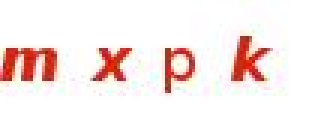
#> input picture vm_dump/new300/c215.png, 110 x 40 px (shown 3 times larger)
$ python _qa_c215.py
#> lines starting #> are read from the running program, lines starting #| are printed output that depends on the picture; after the words box and inside, x2 and y2 are one past the last pixel; in counts of white or black regions, pixels touching at a corner belong together
import os as _os
import sys as _sys
_REPO = _os.environ.get("PROD_WS") or _os.path.dirname(
    _os.path.dirname(_os.path.dirname(_os.path.abspath(__file__))))
_VD = _os.path.join(_REPO, "vm_dump")
_HERE = _os.path.dirname(_os.path.abspath(__file__))
_NODE_BIN = _os.environ.get("NODE_BIN") or "node"
_PY_BIN = _os.environ.get("PY_BIN") or _sys.executable

# -*- coding: utf-8 -*-
"""c215 高倍放大核查：真值 mxpk（4字母）vs 疑似多字符。
二值化版本 + 原灰度版，放大 8 倍。"""
import os
from PIL import Image

f = os.path.join(_VD, "new300", "c215.png")
img = Image.open(f).convert("L")
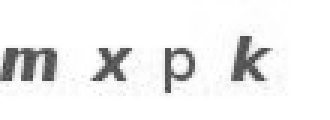
#> img: PIL image 110x40 L (shown 3 times larger); min 64, max 255, mean 238.5
w, h = img.size
#> w = 110; h = 40
big = img.resize((w * 8, h * 8), Image.NEAREST)
big.save(os.path.join(_HERE, "_sampling_out", "qa_c215_gray.png"))

# 二值化版（与模型输入一致）
b = img.point(lambda p: 255 if p >= 156 else 0)
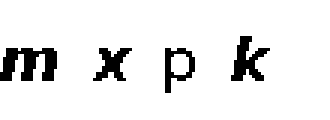
#> b: PIL image 110x40 L (shown 3 times larger); 91.6% white; 4 black regions, box (x1, y1, x2, y2) and area: (0, 16, 19, 27) 137, (77, 12, 90, 27) 94, (31, 16, 44, 27) 72, (55, 16, 65, 31) 66
bb = b.resize((w * 8, h * 8), Image.NEAREST)
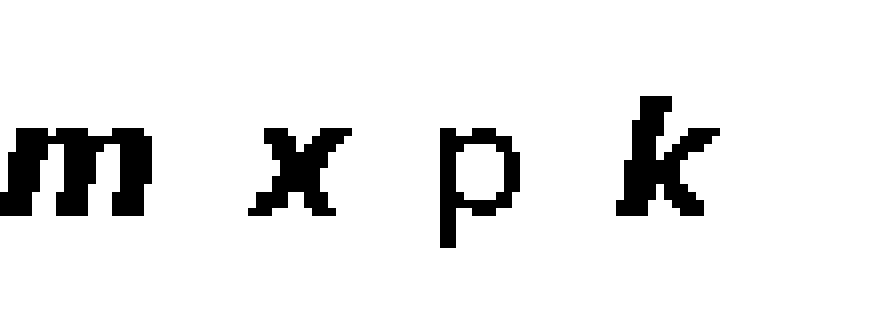
#> bb: PIL image 880x320 L; 91.6% white; 4 black regions, box (x1, y1, x2, y2) and area: (0, 128, 152, 216) 8768, (616, 96, 720, 216) 6016, (248, 128, 352, 216) 4608, (440, 128, 520, 248) 4224
bb.save(os.path.join(_HERE, "_sampling_out", "qa_c215_bin.png"))
print("saved qa_c215_gray.png / qa_c215_bin.png", "原尺寸", w, h)
#| saved qa_c215_gray.png / qa_c215_bin.png 原尺寸 110 40

$ run again, with vm_dump/new300/c003.png copied over vm_dump/new300/c215.png
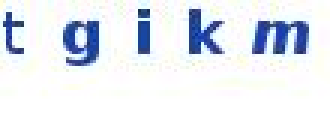
#> input picture vm_dump/new300/c003.png, 110 x 40 px (shown 3 times larger)
#> `big = img.resize((w * 8, h * 8), Image.NEAREST)`:
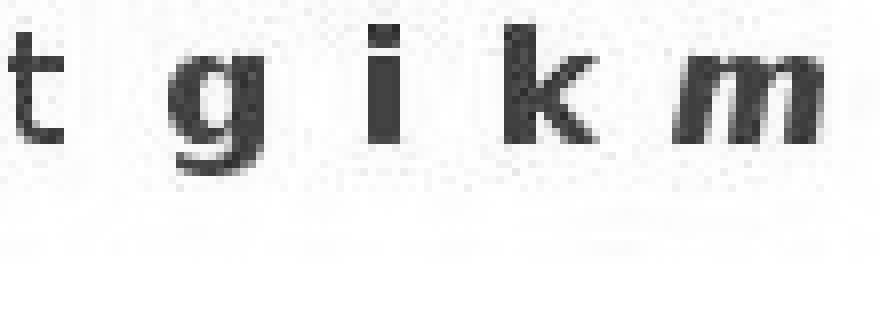
#> big: PIL image 880x320 L; min 42, max 255, mean 233.1
#> b: PIL image 110x40 L; 89.6% white; 6 black regions (1 under 20 px), largest, box (x1, y1, x2, y2) and area: (84, 7, 103, 18) 140, (21, 7, 33, 22) 119, (63, 3, 74, 18) 97, (1, 4, 8, 18) 45, (46, 7, 50, 18) 44
#> `bb = b.resize((w * 8, h * 8), Image.NEAREST)`:
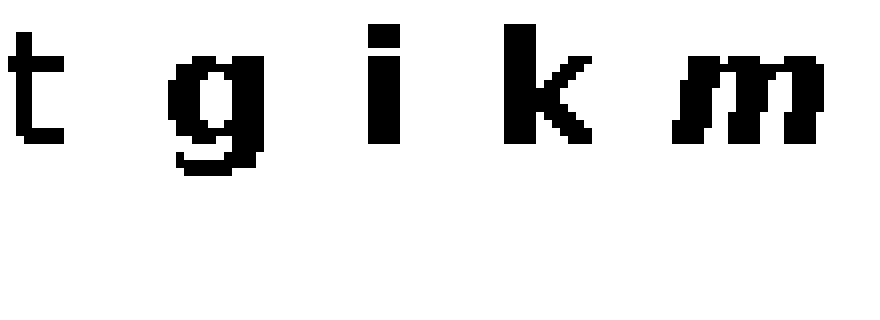
#> bb: PIL image 880x320 L; 89.6% white; 6 black regions, box (x1, y1, x2, y2) and area: (672, 56, 824, 144) 8960, (168, 56, 264, 176) 7616, (504, 24, 592, 144) 6208, (8, 32, 64, 144) 2880, (368, 56, 400, 144) 2816, (368, 24, 400, 48) 768
#| saved qa_c215_gray.png / qa_c215_bin.png 原尺寸 110 40

$ run again, with vm_dump/new300/c004.png copied over vm_dump/new300/c215.png
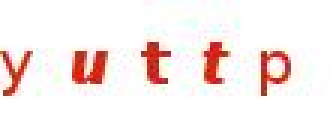
#> input picture vm_dump/new300/c004.png, 110 x 40 px (shown 3 times larger)
#> `b = img.point(lambda p: 255 if p >= 156 else 0)`:
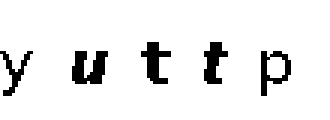
#> b: PIL image 110x40 L (shown 3 times larger); 92.2% white; 5 black regions, box (x1, y1, x2, y2) and area: (24, 17, 36, 28) 89, (47, 14, 57, 28) 71, (68, 14, 76, 28) 66, (87, 17, 97, 32) 65, (0, 17, 11, 32) 51
#> `bb = b.resize((w * 8, h * 8), Image.NEAREST)`:
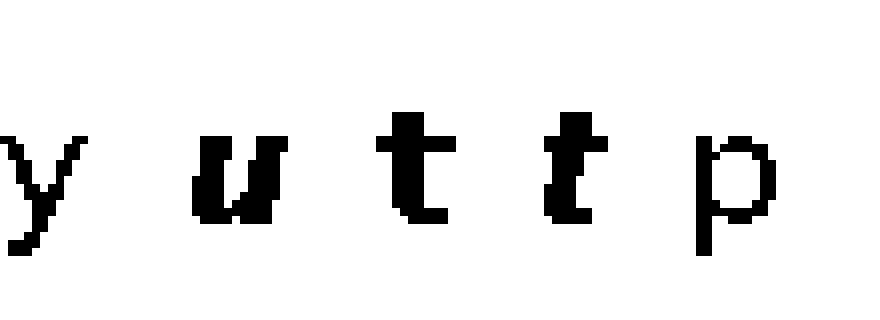
#> bb: PIL image 880x320 L; 92.2% white; 5 black regions, box (x1, y1, x2, y2) and area: (192, 136, 288, 224) 5696, (376, 112, 456, 224) 4544, (544, 112, 608, 224) 4224, (696, 136, 776, 256) 4160, (0, 136, 88, 256) 3264
#| saved qa_c215_gray.png / qa_c215_bin.png 原尺寸 110 40

$ run again, with vm_dump/new300/c015.png copied over vm_dump/new300/c215.png
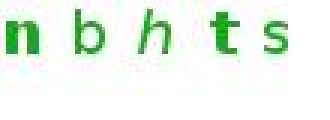
#> input picture vm_dump/new300/c015.png, 110 x 40 px (shown 3 times larger)
#> `b = img.point(lambda p: 255 if p >= 156 else 0)`:
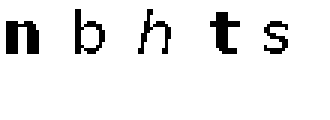
#> b: PIL image 110x40 L (shown 3 times larger); 92.9% white; 5 black regions, box (x1, y1, x2, y2) and area: (2, 7, 13, 18) 88, (70, 4, 80, 18) 71, (25, 3, 35, 18) 62, (46, 3, 57, 18) 50, (88, 7, 96, 18) 43
#> `bb = b.resize((w * 8, h * 8), Image.NEAREST)`:
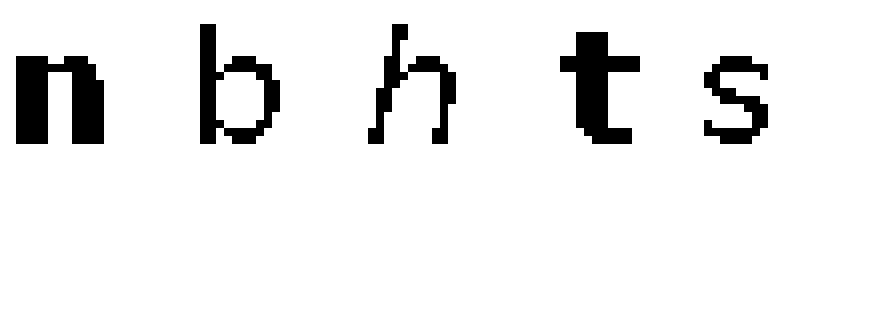
#> bb: PIL image 880x320 L; 92.9% white; 5 black regions, box (x1, y1, x2, y2) and area: (16, 56, 104, 144) 5632, (560, 32, 640, 144) 4544, (200, 24, 280, 144) 3968, (368, 24, 456, 144) 3200, (704, 56, 768, 144) 2752
#| saved qa_c215_gray.png / qa_c215_bin.png 原尺寸 110 40
